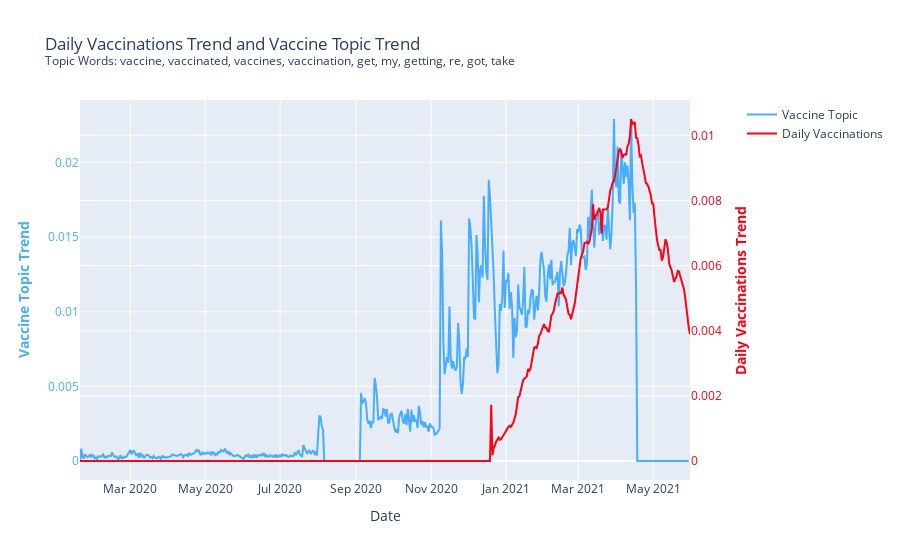

Here is the notebook cell this chart was saved with:
### Code cell
plot_epi_topic_trends('daily_vaccinations', 1, dates, overlapping_dates, model)

### Figure 1 — Plotly figure (JSON) as saved in the notebook; plotly's stock layout.template omitted (floating-point values rounded to 4 significant figures; data arrays with more than 128 entries replaced by an {"elided": "..."} marker saying what was removed)
{"data": [{"marker": {"color": "#47AEFF"}, "mode": "lines", "name": "Vaccine Topic", "type": "scatter", "x": {"elided": "498 str values"}, "xaxis": "x", "y": {"elided": "497 float values"}, "yaxis": "y"}, {"marker": {"color": "#FF0016"}, "mode": "lines", "name": "Daily Vaccinations", "type": "scatter", "x": {"elided": "498 str values"}, "xaxis": "x", "y": {"elided": "498 float values"}, "yaxis": "y2"}], "layout": {"title": {"text": "Daily Vaccinations Trend and Vaccine Topic Trend <br><sup>Topic Words: vaccine, vaccinated, vaccines, vaccination, get, my, getting, re, got, take</sup>"}, "xaxis": {"anchor": "y", "domain": [0, 0.94], "title": {"text": "Date"}}, "yaxis": {"anchor": "x", "color": "#47AEFF", "domain": [0, 1], "title": {"text": "<b>Vaccine Topic Trend</b>"}}, "yaxis2": {"anchor": "x", "color": "#FF0016", "overlaying": "y", "side": "right", "title": {"text": "<b>Daily Vaccinations Trend</b>"}}}}
